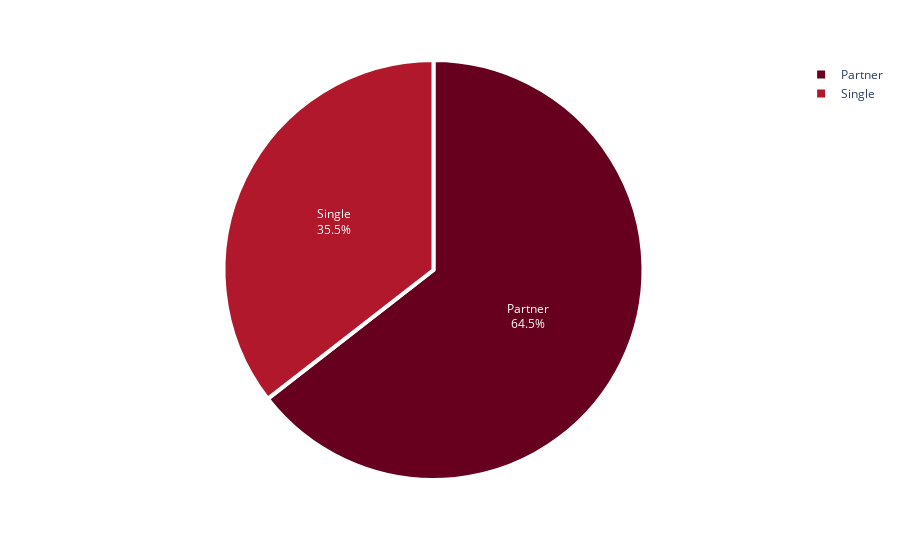

The cell this chart's notebook holds for it:
### Markdown cell above
# EDA

### Code cell
maritalstatus = customer.Marital_Status.value_counts()

fig = px.pie(maritalstatus, 
             values = maritalstatus.values, 
             names = maritalstatus.index,
             color_discrete_sequence=px.colors.sequential.RdBu)
fig.update_traces(textposition='inside', textinfo='percent+label', 
                  marker = dict(line = dict(color = 'white', width = 4)))
fig.show()

### Figure 1 — Plotly figure (JSON) as saved in the notebook; plotly's stock layout.template omitted (floating-point values rounded to 4 significant figures)
{"data": [{"domain": {"x": [0, 1], "y": [0, 1]}, "hovertemplate": "index=%{label}<br>value=%{value}<extra></extra>", "labels": ["Partner", "Single"], "legendgroup": "", "marker": {"line": {"color": "white", "width": 4}}, "name": "", "showlegend": true, "textinfo": "percent+label", "textposition": "inside", "type": "pie", "values": [1422, 783]}], "layout": {"legend": {"tracegroupgap": 0}, "margin": {"t": 60}, "piecolorway": ["rgb(103,0,31)", "rgb(178,24,43)", "rgb(214,96,77)", "rgb(244,165,130)", "rgb(253,219,199)", "rgb(247,247,247)", "rgb(209,229,240)", "rgb(146,197,222)", "rgb(67,147,195)", "rgb(33,102,172)", "rgb(5,48,97)"]}}
